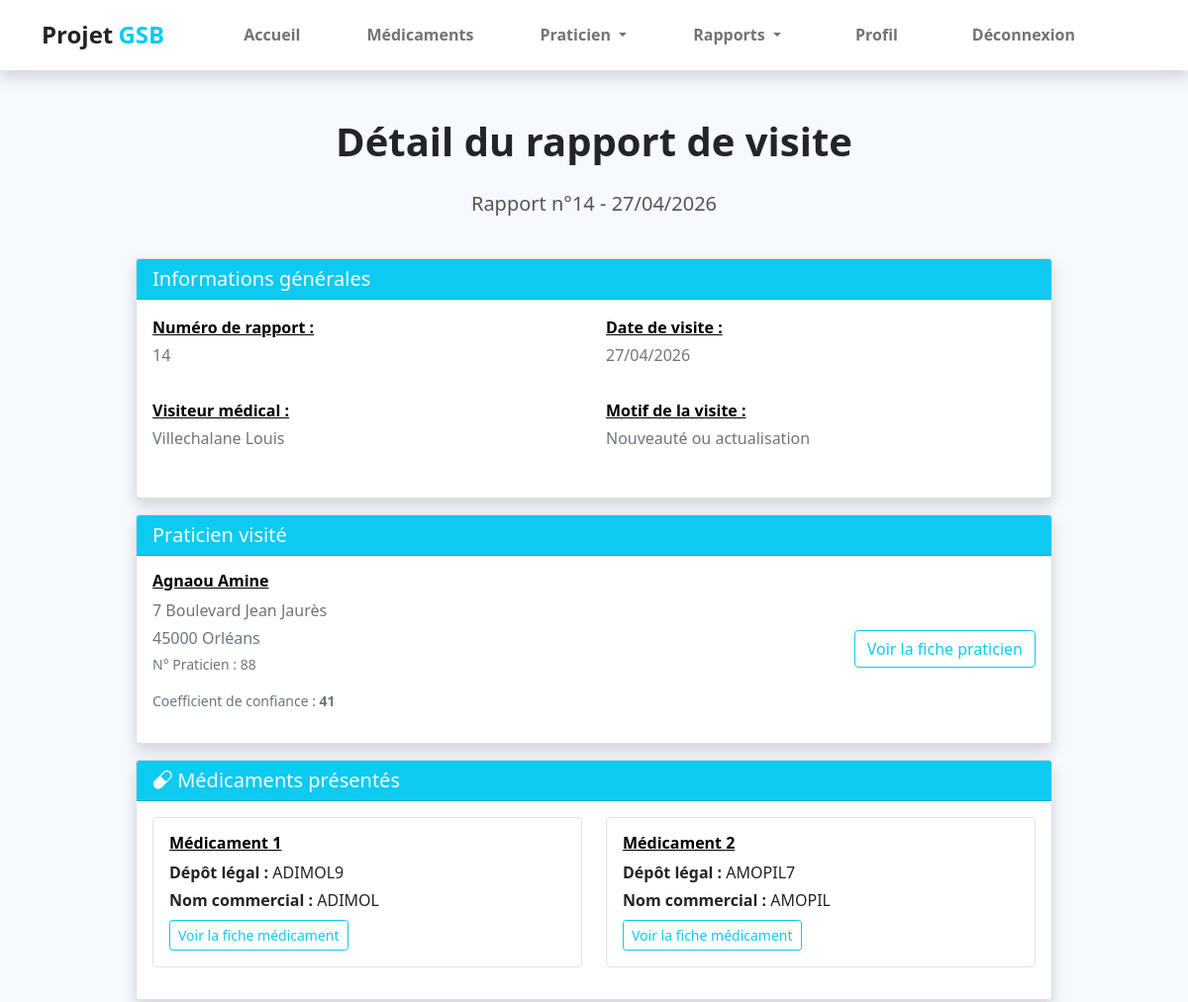
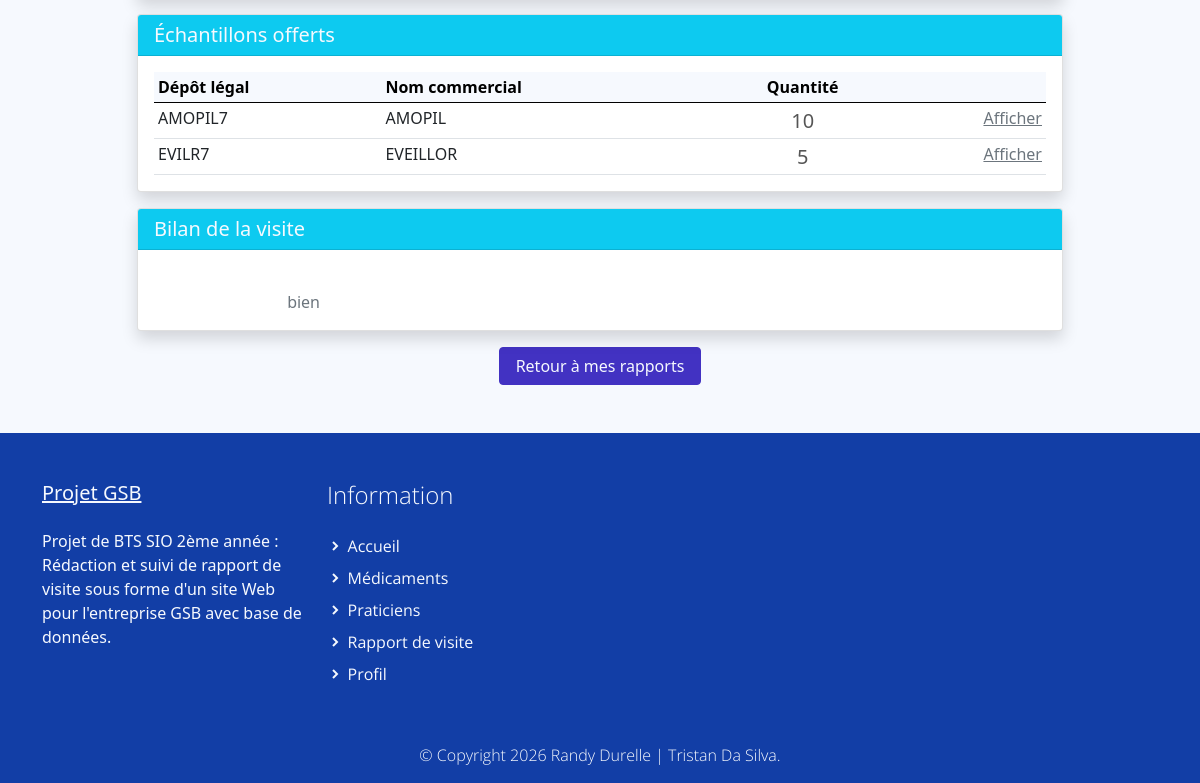
Screenshot of /index.php?uc=consultation&action=detail&num=14&mat=a131 (signed in) with the database file from the repository (2 pictures, top to bottom).
### tables this page shows
CREATE TABLE IF NOT EXISTS `rapport_visite` (
  `COL_MATRICULE` varchar(10) NOT NULL,
  `RAP_NUM` int(11) NOT NULL,
  `RAP_DATEVISITE` date DEFAULT NULL,
  `RAP_BILAN` varchar(255) DEFAULT NULL,
  `RAP_MOTIF` int(11) DEFAULT NULL,
  `PRA_NUM` int(11) NOT NULL,
  `PRA_NUM_praticien` int(11) DEFAULT NULL,
  `MED_DEPOTLEGAL_1` varchar(10) DEFAULT NULL,
  `MED_DEPOTLEGAL_2` varchar(10) DEFAULT NULL,
  `AUTRE_MOTIF` varchar(50) NOT NULL,
  `ETAT_CODE` int(11) NOT NULL DEFAULT 1,
  PRIMARY KEY (`COL_MATRICULE`,`RAP_NUM`),
  KEY `rapport_visite_praticien2_FK` (`PRA_NUM`),
  KEY `FK_Rapport_Med1_unique` (`MED_DEPOTLEGAL_1`),
  KEY `FK_Rapport_Med2_unique` (`MED_DEPOTLEGAL_2`),
  KEY `FK_Rapport_PraRempl_unique` (`PRA_NUM_praticien`),
  KEY `FK_RAP_MOTIF` (`RAP_MOTIF`),
  KEY `ETAT_CODE` (`ETAT_CODE`)
);

CREATE TABLE IF NOT EXISTS `motif_visite` (
  `MOT_ID` int(11) NOT NULL AUTO_INCREMENT,
  `MOT_LIBELLE` varchar(100) NOT NULL,
  PRIMARY KEY (`MOT_ID`)
);

CREATE TABLE IF NOT EXISTS `praticien` (
  `PRA_NUM` int(11) NOT NULL,
  `PRA_PRENOM` varchar(30) DEFAULT NULL,
  `PRA_NOM` varchar(30) DEFAULT NULL,
  `PRA_ADRESSE` varchar(50) DEFAULT NULL,
  `PRA_CP` varchar(5) DEFAULT NULL,
  `PRA_VILLE` varchar(25) DEFAULT NULL,
  `PRA_COEFNOTORIETE` float DEFAULT NULL,
  `TYP_CODE` varchar(3) NOT NULL,
  PRIMARY KEY (`PRA_NUM`),
  KEY `praticien_type_praticien0_FK` (`TYP_CODE`)
);

CREATE TABLE IF NOT EXISTS `medicament` (
  `MED_DEPOTLEGAL` varchar(10) NOT NULL,
  `MED_NOMCOMMERCIAL` varchar(25) DEFAULT NULL,
  `MED_COMPOSITION` varchar(255) DEFAULT NULL,
  `MED_EFFETS` varchar(255) DEFAULT NULL,
  `MED_CONTREINDIC` varchar(255) DEFAULT NULL,
  `MED_PRIXECHANTILLON` float DEFAULT NULL,
  `FAM_CODE` varchar(3) NOT NULL,
  PRIMARY KEY (`MED_DEPOTLEGAL`),
  KEY `medicament_famille0_FK` (`FAM_CODE`)
);

CREATE TABLE IF NOT EXISTS `offrir` (
  `OFF_QTE` int(11) DEFAULT NULL,
  `MED_DEPOTLEGAL` varchar(10) NOT NULL,
  `RAP_NUM` int(11) NOT NULL,
  `COL_MATRICULE` varchar(10) NOT NULL,
  PRIMARY KEY (`MED_DEPOTLEGAL`,`RAP_NUM`,`COL_MATRICULE`),
  UNIQUE KEY `idx_med_depotlegal` (`MED_DEPOTLEGAL`),
  KEY `FK_offrir_rapport` (`COL_MATRICULE`,`RAP_NUM`)
);

### modele/historique.modele.inc.php (called while the page is built, shortened)
<?php
function getDetailRapport($matricule, $numRapport)
{
    try {
        $monPdo = connexionPDO();
        $req = 'SELECT
                    r.*,
                    CONCAT(p.PRA_NOM, " ", p.PRA_PRENOM) as praticien_nom,
                    p.PRA_ADRESSE,
                    p.PRA_CP,
                    p.PRA_VILLE,
                    p.PRA_COEFNOTORIETE,
                    CONCAT(p2.PRA_NOM, " ", p2.PRA_PRENOM) as remplacant_nom,
                    m.MOT_LIBELLE as motif,
                    med1.MED_NOMCOMMERCIAL as med1_nom,
                    med2.MED_NOMCOMMERCIAL as med2_nom,
                    CONCAT(c.COL_NOM, " ", c.COL_PRENOM) as visiteur_nom,
                    e.ETAT_LIBELLE
                FROM rapport_visite r
                INNER JOIN praticien p ON r.PRA_NUM = p.PRA_NUM
                INNER JOIN collaborateur c ON r.COL_MATRICULE = c.COL_MATRICULE
                LEFT JOIN praticien p2 ON r.PRA_NUM_praticien = p2.PRA_NUM
                LEFT JOIN motif_visite m ON r.RAP_MOTIF = m.MOT_ID
                LEFT JOIN medicament med1 ON r.MED_DEPOTLEGAL_1 = med1.MED_DEPOTLEGAL
                LEFT JOIN medicament med2 ON r.MED_DEPOTLEGAL_2 = med2.MED_DEPOTLEGAL
                LEFT JOIN etat e ON r.ETAT_CODE = e.ETAT_CODE
                WHERE r.COL_MATRICULE = :matricule
                AND r.RAP_NUM = :num';
        $stmt = $monPdo->prepare($req);
        $stmt->bindParam(':matricule', $matricule, PDO::PARAM_STR);
        $stmt->bindParam(':num', $numRapport, PDO::PARAM_INT);
        $stmt->execute();
        return $stmt->fetch();
    } catch (PDOException $e) {
        print "Erreur !: " . $e->getMessage();
        die();
    }
}
function getEchantillonsDetailRapport($matricule, $numRapport)
{
    try {
        $monPdo = connexionPDO();
        $req = 'SELECT
                    o.OFF_QTE,
                    o.MED_DEPOTLEGAL,
                    m.MED_NOMCOMMERCIAL
                FROM offrir o
                INNER JOIN medicament m ON o.MED_DEPOTLEGAL = m.MED_DEPOTLEGAL
                WHERE o.COL_MATRICULE = :matricule
                AND o.RAP_NUM = :num';
        $stmt = $monPdo->prepare($req);
        $stmt->bindParam(':matricule', $matricule, PDO::PARAM_STR);
        $stmt->bindParam(':num', $numRapport, PDO::PARAM_INT);
        $stmt->execute();
        return $stmt->fetchAll();
    } catch (PDOException $e) {
        print "Erreur !: " . $e->getMessage();
        die();
    }
}
?>

### vues/v_detailRapport.php (the view, shortened to what this page needs)
<section class="bg-light">
    <div class="container">
        <div class="structure-hero pt-lg-5 pt-4">
            <h1 class="titre text-center">Détail du rapport de visite</h1>
            <p class="text text-center">
                Rapport n°<?php echo $rapport['RAP_NUM']; ?> -
                <?php echo date('d/m/Y', strtotime($rapport['RAP_DATEVISITE'])); ?>
            </p>
        </div>
        <div class="row justify-content-center py-4">
            <div class="col-12 col-lg-10">
                <div class="card shadow mb-3">
                    <div class="card-header bg-info text-light">
                        <h5 class="mb-0"><i class="text"></i> Informations générales</h5>
                    </div>
                    <div class="card-body">
                        <div class="row">
                            <div class="col-md-6 mb-3">
                                <p class="mb-1"><span class="carac">Numéro de rapport :</span></p>
                                <p class="text-muted"><?php echo $rapport['RAP_NUM']; ?></p>
                            </div>
                            <div class="col-md-6 mb-3">
                                <p class="mb-1"><span class="carac">Date de visite :</span></p>
                                <p class="text-muted">
                                    <?php echo date('d/m/Y', strtotime($rapport['RAP_DATEVISITE'])); ?>
                                </p>
                            </div>
                            <div class="col-md-6 mb-3">
                                <p class="mb-1"><span class="carac">Visiteur médical :</span></p>
                                <p class="text-muted">
                                    <?php echo htmlspecialchars($rapport['visiteur_nom']); ?>
                                </p>
                            </div>
                            <div class="col-md-6 mb-3">
                                <p class="mb-1"><span class="carac">Motif de la visite :</span></p>
                                <p>
                                    <span class="text-muted">
                                        <?php
                                        if (!empty($rapport['motif'])) {
                                            echo htmlspecialchars($rapport['motif']);
                                        } else {
                                            echo 'Non spécifié';
                                        }
                                        ?>
                                    </span>
                                </p>
                            </div>
                        </div>
                    </div>
                </div>
                <div class="card shadow mb-3">
                    <div class="card-header bg-info text-light">
                        <h5 class="mb-0"><i class="text"></i> Praticien visité</h5>
                    </div>
                    <div class="card-body">
                        <div class="row align-items-center">
                            <div class="col-md-8">
                                <h6 class="carac">
                                    <?php echo htmlspecialchars($rapport['praticien_nom']); ?>
                                </h6>
                                <p class="text-muted mb-1">
                                    <?php echo htmlspecialchars($rapport['PRA_ADRESSE']); ?>
                                </p>
                                <p class="text-muted mb-1">
                                    <?php echo htmlspecialchars($rapport['PRA_CP']); ?>
                                    <?php echo htmlspecialchars($rapport['PRA_VILLE']); ?>
                                </p>
                                <p class="text-muted">
                                    <small>N° Praticien : <?php echo $rapport['PRA_NUM']; ?></small>
                                </p>
                                <p class="text-muted">
                                    <small>Coefficient de confiance :
                                        <strong><?php echo isset($rapport['PRA_COEFNOTORIETE']) ? $rapport['PRA_COEFNOTORIETE'] : 'Non renseigné'; ?></strong>
                                    </small>
                                </p>
                            </div>
                            <div class="col-md-4 text-end">
                                <a href="index.php?uc=praticien&action=afficherpraticien&praticien=<?php echo $rapport['PRA_NUM']; ?>"
                                    class="btn btn-outline-info">
                                    <i class="text"></i> Voir la fiche praticien
                                </a>
                            </div>
                        </div>
                    </div>
                </div>
                <div class="card shadow mb-3">
                    <div class="card-header bg-info text-light">
                        <h5 class="mb-0"><i class="bi bi-capsule"></i> Médicaments présentés</h5>
                    </div>
                    <div class="card-body">
                        <?php if (!empty($rapport['MED_DEPOTLEGAL_1']) || !empty($rapport['MED_DEPOTLEGAL_2'])): ?>
                            <div class="row">
                                <?php if (!empty($rapport['MED_DEPOTLEGAL_1'])): ?>
                                    <div class="col-md-6 mb-3">
                                        <div class="border rounded p-3 h-100">
                                            <h6 class="carac">Médicament 1</h6>
                                            <p class="mb-1">
                                                <strong>Dépôt légal :</strong>
                                                <?php echo htmlspecialchars($rapport['MED_DEPOTLEGAL_1']); ?>
                                            </p>
                                            <p class="mb-2">
                                                <strong>Nom commercial :</strong>
                                                <?php echo htmlspecialchars($rapport['med1_nom']); ?>
                                            </p>
                                            <a href="index.php?uc=medicaments&action=affichermedoc&medicament=<?php echo $rapport['MED_DEPOTLEGAL_1']; ?>"
                                                class="btn btn-sm btn-outline-info">
                                                <i class="text"></i> Voir la fiche médicament
                                            </a>
                                        </div>
                                    </div>
                                <?php endif; ?>
                                <?php if (!empty($rapport['MED_DEPOTLEGAL_2'])): ?>
                                    <div class="col-md-6 mb-3">
                                        <div class="border rounded p-3 h-100">
                                            <h6 class="carac">Médicament 2</h6>
                                            <p class="mb-1">
                                                <strong>Dépôt légal :</strong>
                                                <?php echo htmlspecialchars($rapport['MED_DEPOTLEGAL_2']); ?>
                                            </p>
                                            <p class="mb-2">
                                                <strong>Nom commercial :</strong>
                                                <?php echo htmlspecialchars($rapport['med2_nom']); ?>
                                            </p>
                                            <a href="index.php?uc=medicaments&action=affichermedoc&medicament=<?php echo $rapport['MED_DEPOTLEGAL_2']; ?>"
                                                class="btn btn-sm btn-outline-info">
                                                <i class="text"></i> Voir la fiche médicament
                                            </a>
                                        </div>
                                    </div>
                                <?php endif; ?>
                            </div>
                        <?php endif; ?>
                    </div>
                </div>
                <?php if (!empty($echantillons)): ?>
                    <div class="card shadow mb-3">
                        <div class="card-header bg-info text-light">
                            <h5 class="mb-0"><i class="text"></i> Échantillons offerts</h5>
                        </div>
                        <div class="card-body">
                            <div class="table-responsive">
                                <table class="table table-sm table-hover mb-0">
                                    <thead class="table-light">
                                        <tr>
                                            <th>Dépôt légal</th>
                                            <th>Nom commercial</th>
                                            <th class="text-center">Quantité</th>
                                            <th></th>
                                        </tr>
                                    </thead>
                                    <tbody>
                                        <?php foreach ($echantillons as $ech): ?>
                                            <tr>
                                                <td><?php echo htmlspecialchars($ech['MED_DEPOTLEGAL']); ?></td>
                                                <td><?php echo htmlspecialchars($ech['MED_NOMCOMMERCIAL']); ?></td>
                                                <td class="text-center">
                                                    <span class="text"><?php echo $ech['OFF_QTE']; ?></span>
                                                </td>
                                                <td class="text-end">
                                                    <a href="index.php?uc=medicaments&action=affichermedoc&medicament=<?php echo $ech['MED_DEPOTLEGAL']; ?>"
                                                        class="text-muted"> Afficher</i>
                                                    </a>
                                                </td>
                                            </tr>
                                        <?php endforeach; ?>
                                    </tbody>
                                </table>
                            </div>
                        </div>
                    </div>
                <?php endif; ?>
                <div class="card shadow mb-3">
                    <div class="card-header bg-info text-light">
                        <h5 class="mb-0"><i class="text"></i> Bilan de la visite</h5>
                    </div>
                    <div class="card-body">
                        <div class="text-muted">
                            <p class="mb-0" style="white-space: pre-wrap;">
                                <?php echo htmlspecialchars($rapport['RAP_BILAN']); ?>
                            </p>
                        </div>
                    </div>
                </div>
                <div class="text-center mb-4">
                    <?php if ($_SESSION['habilitation'] == 1): ?>
                        <a href="index.php?uc=consultation&action=mesRapports" class="btn btn-primary px-3">
                            <i class="texte"></i> Retour à mes rapports
                        </a>
                    <?php endif; ?>
                </div>
            </div>
        </div>
    </div>
</section>

### rows the page displays
rapport_visite: RAP_NUM "14", RAP_DATEVISITE "27/04/2026", motif_visite.MOT_LIBELLE "Nouveauté ou actualisation", PRA_NUM.PRA_ADRESSE "7 Boulevard Jean Jaurès", PRA_NUM.PRA_CP "45000", PRA_NUM.PRA_VILLE "Orléans", PRA_NUM "88", PRA_NUM.PRA_COEFNOTORIETE "41", MED_DEPOTLEGAL_1 "ADIMOL9", MED_DEPOTLEGAL_1.MED_NOMCOMMERCIAL "ADIMOL", MED_DEPOTLEGAL_2 "AMOPIL7", MED_DEPOTLEGAL_2.MED_NOMCOMMERCIAL "AMOPIL", RAP_BILAN "bien"
offrir: MED_DEPOTLEGAL "AMOPIL7", medicament.MED_NOMCOMMERCIAL "AMOPIL", OFF_QTE "10"
offrir: MED_DEPOTLEGAL "EVILR7", medicament.MED_NOMCOMMERCIAL "EVEILLOR", OFF_QTE "5"

### other values shown
$rapport['visiteur_nom'] "Villechalane Louis"
$rapport['praticien_nom'] "Agnaou Amine"
